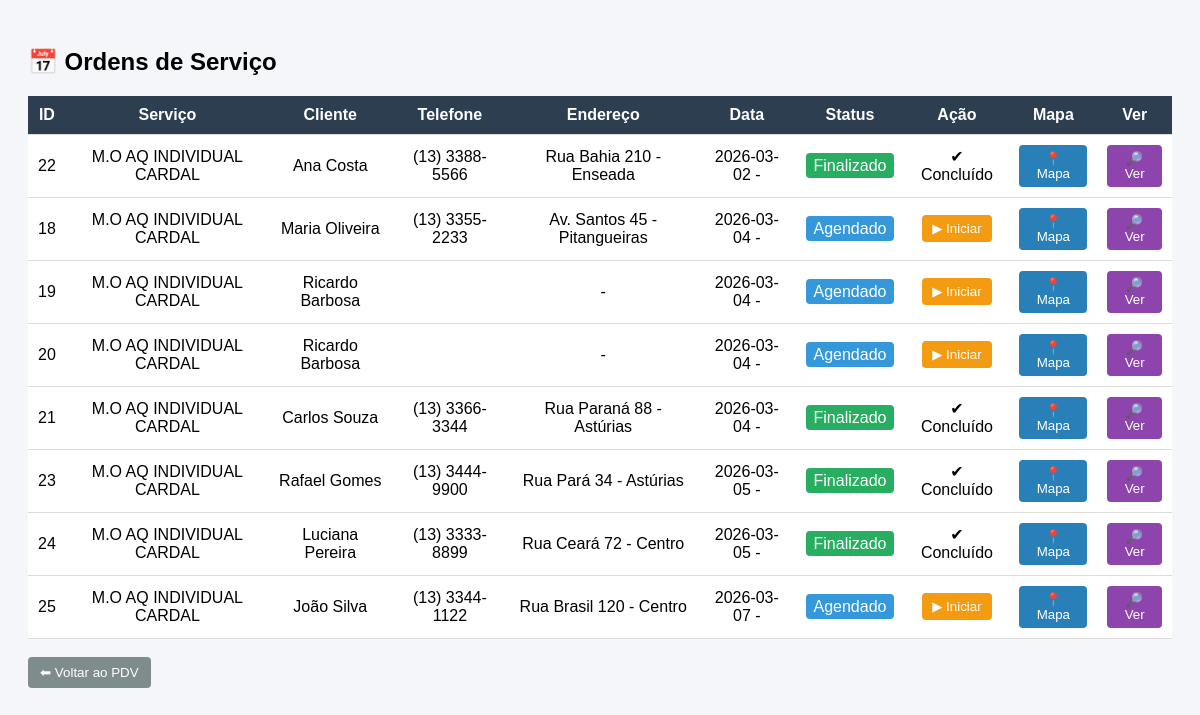
/ordens_servico (signed in), run on an earlier commit of the app's database.
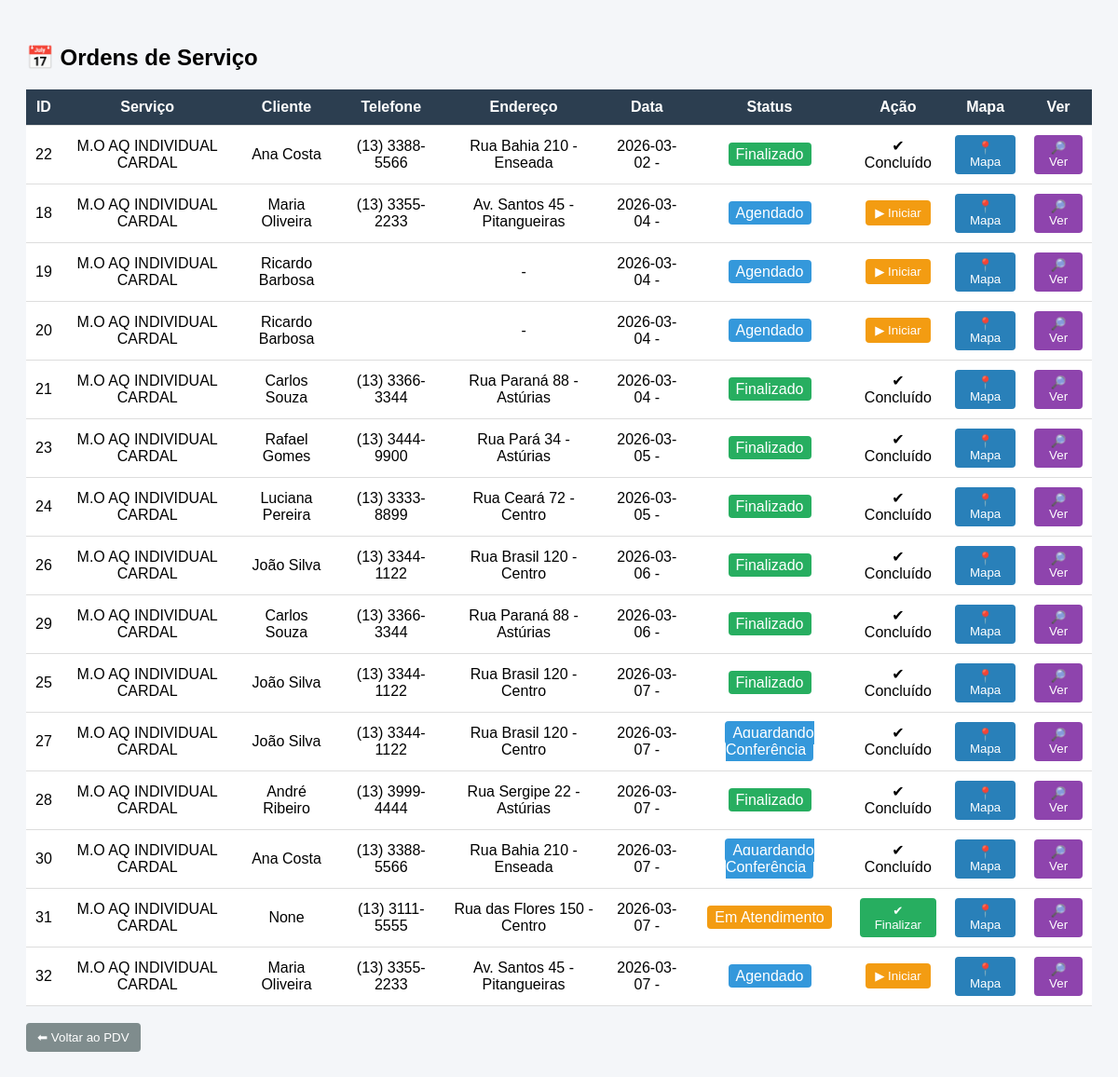
And on a later commit of the database.
### tables this page shows
CREATE TABLE ordem_servico (
    id INTEGER PRIMARY KEY AUTOINCREMENT,
    servico_nome TEXT NOT NULL,
    data_agendamento TEXT NOT NULL,
    status TEXT DEFAULT 'Agendado',
    data_criacao TEXT NOT NULL
, cliente_id INTEGER, hora TEXT, tecnico_id INTEGER, defeito_reclamado TEXT, produto_defeito TEXT, observacao TEXT, diagnostico TEXT, solucao TEXT, pecas_trocadas TEXT, checklist_json TEXT, assinatura_nome TEXT, assinatura_data TEXT, foto_inicio TEXT, foto_fim TEXT, assinatura_imagem TEXT, movimento_id INTEGER);

CREATE TABLE clientes (
    id INTEGER PRIMARY KEY AUTOINCREMENT,
    tipo TEXT,  -- PF ou PJ

    nome TEXT,
    razao_social TEXT,

    cpf TEXT,
    cnpj TEXT,

    telefone TEXT,
    whatsapp TEXT,
    email TEXT,

    endereco TEXT,
    numero TEXT,
    bairro TEXT,
    cidade TEXT,
    cep TEXT,

    endereco_entrega TEXT,
    numero_entrega TEXT,
    bairro_entrega TEXT,
    cidade_entrega TEXT,
    cep_entrega TEXT,

    observacoes TEXT,
    data_cadastro TEXT
);

### app.py (the view)
@app.route("/ordens_servico")
def ordens_servico():
    conn = get_db()
    cursor = conn.cursor()
    cursor.execute("""
    SELECT
        os.id,
        os.servico_nome,
        os.data_agendamento,
        os.status,
        c.nome,
        c.telefone,
        c.endereco,
        c.numero,
        c.bairro,
        c.cidade
    FROM ordem_servico os
    LEFT JOIN clientes c ON os.cliente_id = c.id
    ORDER BY os.data_agendamento
    """)
    ordens = cursor.fetchall()
    conn.close()
    return render_template("ordens_servico.html", ordens=ordens)

### app.py (called while the page is built, shortened)
def get_db():
    conn = sqlite3.connect("database.db", timeout=10)
    conn.row_factory = sqlite3.Row
    return conn

def ensure_funcionarios_auth_columns():
    global AUTH_SCHEMA_READY
    if AUTH_SCHEMA_READY:
        return

@app.before_request
def validar_acesso():
    ensure_funcionarios_auth_columns()
    endpoint = request.endpoint or ""
    if endpoint in AUTH_PUBLIC_ENDPOINTS:
        return None
    if endpoint.startswith("static"):
        return None
    if "user_id" not in session:
        return redirect(url_for("login", next=request.path))
    if endpoint in PROPRIETARIO_ENDPOINTS and (session.get("user_role") != "proprietario"):
        return resposta_acesso_negado("Acesso permitido apenas para proprietario.")
    if endpoint in GERENTE_ENDPOINTS and nivel_usuario() < ROLE_LEVEL["gerente"]:
        return resposta_acesso_negado("Acesso permitido para gerente ou proprietario.")
    return None

@app.context_processor
def injetar_usuario():
    return {
        "usuario_logado": session.get("user_nome"),
        "perfil_logado": session.get("user_role"),
    }

### templates/ordens_servico.html (shortened to what this page needs)
<!DOCTYPE html>
<html>
<head>
</head>
<body>
<h2>📅 Ordens de Serviço</h2>
<table>
<tr>
<th>ID</th>
<th>Serviço</th>
<th>Cliente</th>
<th>Telefone</th>
<th>Endereço</th>
<th>Data</th>
<th>Status</th>
<th>Ação</th>
<th>Mapa</th>
<th>Ver</th>
</tr>
{% for os in ordens %}
<tr>
<td>{{ os.id }}</td>
<td>{{ os.servico_nome }}</td>
<td>{{ os.nome }}</td>
<td>{{ os.telefone }}</td>
<td>
{{ os.endereco }} {{ os.numero }} - {{ os.bairro }}
</td>
<td>
{{ os.data_agendamento }} - {{ os.hora }}
</td>
<td>
{% if os.status == "Agendado" %}
<span class="status-agendado">Agendado</span>
{% elif os.status == "Em Atendimento" %}
<span class="status-andamento">Em Atendimento</span>
{% elif os.status == "Aguardando Conferencia" %}
<span class="status-agendado">Aguardando Conferência</span>
{% else %}
<span class="status-finalizado">Finalizado</span>
{% endif %}
</td>
<td>
{% if os.status == "Agendado" %}
<a href="/atualizar_status/{{ os.id }}/Em Atendimento">
<button class="btn-iniciar">▶ Iniciar</button>
</a>
{% elif os.status == "Em Atendimento" %}
<a href="/atualizar_status/{{ os.id }}/Finalizado">
<button class="btn-finalizar">✔ Finalizar</button>
</a>
{% else %}
✔ Concluído
{% endif %}
</td>
<td>
<a target="_blank"
href="https://www.google.com/maps/search/?api=1&query={{ os.endereco }} {{ os.numero }} {{ os.bairro }} {{ os.cidade }}">
<button class="btn-mapa">📍 Mapa</button>
</a>
</td>
<td>
<a href="/ordem/{{ os.id }}">
<button class="btn-ver">🔎 Ver</button>
</a>
</td>
</tr>
{% endfor %}
</table>
<br>
<a href="/pdv">
<button class="btn-voltar">⬅ Voltar ao PDV</button>
</a>
</body>
</html>

### templates/ordens_servico.html (style rules this page uses)
body { font-family: Arial; background: #f4f6f9; padding: 20px; }
h2 { margin-bottom: 20px; }
table { width: 100%; border-collapse: collapse; background: white; }
th, td { padding: 10px; border-bottom: 1px solid #ddd; text-align: center; }
th { background: #2c3e50; color: white; }
.status-agendado { background: #3498db; color: white; padding: 4px 8px; border-radius: 4px; }
.status-andamento { background: #f39c12; color: white; padding: 4px 8px; border-radius: 4px; }
.status-finalizado { background: #27ae60; color: white; padding: 4px 8px; border-radius: 4px; }
button { padding: 6px 10px; border: none; border-radius: 4px; cursor: pointer; }
.btn-iniciar { background: #f39c12; color: white; }
.btn-finalizar { background: #27ae60; color: white; }
.btn-mapa { background: #2980b9; color: white; }
.btn-ver { background: #8e44ad; color: white; }
.btn-voltar { background: #7f8c8d; color: white; padding: 8px 12px; }

What changed in the data, as far as the page shows it:
added ordem_servico: id "26", servico_nome "M.O AQ INDIVIDUAL CARDAL", nome "João Silva", telefone "(13) 3344-1122", endereco "Rua Brasil", numero "120", bairro "Centro", data_agendamento "2026-03-06", status "Finalizado"
added ordem_servico: id "29", servico_nome "M.O AQ INDIVIDUAL CARDAL", nome "Carlos Souza", telefone "(13) 3366-3344", endereco "Rua Paraná", numero "88", bairro "Astúrias", data_agendamento "2026-03-06", status "Finalizado"
changed ordem_servico id 25: status "Agendado ▶ Iniciar" → "Finalizado ✔ Concluído"
added ordem_servico: id "27", servico_nome "M.O AQ INDIVIDUAL CARDAL", nome "João Silva", telefone "(13) 3344-1122", endereco "Rua Brasil", numero "120", bairro "Centro", data_agendamento "2026-03-07", shows "Aguardando Conferência", shows "✔ Concluído"
added ordem_servico: id "28", servico_nome "M.O AQ INDIVIDUAL CARDAL", nome "André Ribeiro", telefone "(13) 3999-4444", endereco "Rua Sergipe", numero "22", bairro "Astúrias", data_agendamento "2026-03-07", status "Finalizado"
added ordem_servico: id "30", servico_nome "M.O AQ INDIVIDUAL CARDAL", nome "Ana Costa", telefone "(13) 3388-5566", endereco "Rua Bahia", numero "210", bairro "Enseada", data_agendamento "2026-03-07", shows "Aguardando Conferência", shows "✔ Concluído"
added ordem_servico: id "31", servico_nome "M.O AQ INDIVIDUAL CARDAL", nome "None", telefone "(13) 3111-5555", endereco "Rua das Flores", numero "150", bairro "Centro", data_agendamento "2026-03-07", status "Em Atendimento"
added ordem_servico: id "32", servico_nome "M.O AQ INDIVIDUAL CARDAL", nome "Maria Oliveira", telefone "(13) 3355-2233", endereco "Av. Santos", numero "45", bairro "Pitangueiras", data_agendamento "2026-03-07", status "Agendado"
